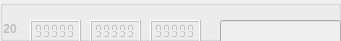
             <widget class="QGroupBox" name="markerBox_20">
              <property name="enabled">
               <bool>false</bool>
              </property>
              <property name="geometry">
               <rect>
                <x>0</x>
                <y>550</y>
                <width>341</width>
                <height>41</height>
               </rect>
              </property>
              <property name="title">
               <string notr="true"/>
              </property>
              <property name="flat">
               <bool>false</bool>
              </property>
              <widget class="QLCDNumber" name="X_20">
               <property name="geometry">
                <rect>
                 <x>30</x>
                 <y>20</y>
                 <width>51</width>
                 <height>23</height>
                </rect>
               </property>
               <property name="smallDecimalPoint">
                <bool>true</bool>
               </property>
               <property name="segmentStyle">
                <enum>QLCDNumber::Flat</enum>
               </property>
               <property name="value" stdset="0">
                <double>99999.000000000000000</double>
               </property>
              </widget>
              <widget class="QLCDNumber" name="Y_20">
               <property name="geometry">
                <rect>
                 <x>90</x>
                 <y>20</y>
                 <width>51</width>
                 <height>23</height>
                </rect>
               </property>
               <property name="smallDecimalPoint">
                <bool>true</bool>
               </property>
               <property name="segmentStyle">
                <enum>QLCDNumber::Flat</enum>
               </property>
               <property name="value" stdset="0">
                <double>99999.000000000000000</double>
               </property>
              </widget>
              <widget class="QLCDNumber" name="Z_20">
               <property name="geometry">
                <rect>
                 <x>150</x>
                 <y>20</y>
                 <width>51</width>
                 <height>23</height>
                </rect>
               </property>
               <property name="smallDecimalPoint">
                <bool>true</bool>
               </property>
               <property name="segmentStyle">
                <enum>QLCDNumber::Flat</enum>
               </property>
               <property name="value" stdset="0">
                <double>99999.000000000000000</double>
               </property>
              </widget>
              <widget class="QLineEdit" name="name_20">
               <property name="geometry">
                <rect>
                 <x>220</x>
                 <y>20</y>
                 <width>121</width>
                 <height>25</height>
                </rect>
               </property>
               <property name="sizePolicy">
                <sizepolicy hsizetype="Expanding" vsizetype="Fixed">
                 <horstretch>0</horstretch>
                 <verstretch>0</verstretch>
                </sizepolicy>
               </property>
              </widget>
              <widget class="QLabel" name="srn_20">
               <property name="enabled">
                <bool>false</bool>
               </property>
               <property name="geometry">
                <rect>
                 <x>0</x>
                 <y>20</y>
                 <width>21</width>
                 <height>17</height>
                </rect>
               </property>
               <property name="font">
                <font>
                 <weight>75</weight>
                 <bold>true</bold>
                </font>
               </property>
               <property name="text">
                <string> 20</string>
               </property>
              </widget>
             </widget>
